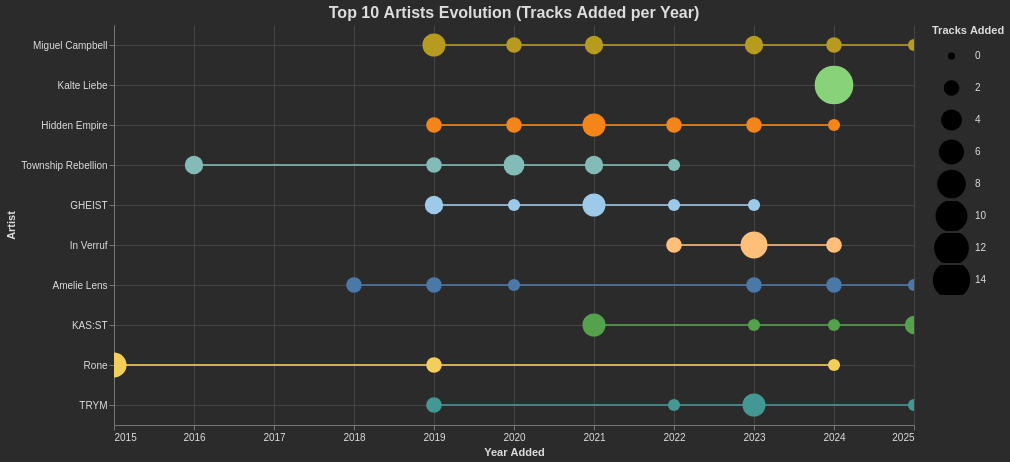

The notebook cell this image was saved under:
### Code cell
from Questions.artists_scatter import plot_artist_scatter
artist_chart = plot_artist_scatter(df_clean_track_list, top_n=10)
artist_chart.display()

### Figure 1 — Vega-Lite specification as saved in the notebook (floating-point values rounded to 4 significant figures)
{"config": {"view": {"continuousWidth": 300, "continuousHeight": 300, "stroke": "transparent"}, "axis": {"domainColor": "#777777", "grid": true, "gridColor": "#444444", "labelColor": "#dddddd", "tickColor": "#777777", "titleColor": "#dddddd"}, "background": "#2b2b2b", "legend": {"labelColor": "#dddddd", "titleColor": "#dddddd"}, "title": {"color": "#dddddd", "fontSize": 16}}, "layer": [{"mark": {"type": "line", "strokeWidth": 2}, "encoding": {"color": {"field": "artist_name", "legend": null, "scale": {"scheme": "tableau20"}, "type": "nominal"}, "opacity": {"condition": {"param": "param_615a1c9927d49475", "value": 0.8}, "value": 0.1}, "x": {"axis": {"format": "d", "grid": true}, "field": "added_year", "scale": {"zero": false}, "title": "Year Added", "type": "quantitative"}, "y": {"field": "artist_name", "sort": {"field": "track_count", "op": "sum", "order": "descending"}, "title": "Artist", "type": "nominal"}}, "name": "view_fa979566507b8997_0"}, {"mark": {"type": "circle"}, "encoding": {"color": {"field": "artist_name", "legend": null, "scale": {"scheme": "tableau20"}, "type": "nominal"}, "opacity": {"condition": {"param": "param_615a1c9927d49475", "value": 1.0}, "value": 0.2}, "size": {"field": "track_count", "legend": {"clipHeight": 30}, "scale": {"range": [50, 1500]}, "title": "Tracks Added", "type": "quantitative"}, "tooltip": [{"field": "artist_name", "title": "Artist", "type": "nominal"}, {"field": "added_year", "title": "Year", "type": "ordinal"}, {"field": "track_count", "title": "Tracks Added", "type": "quantitative"}], "x": {"axis": {"format": "d", "grid": true}, "field": "added_year", "scale": {"zero": false}, "title": "Year Added", "type": "quantitative"}, "y": {"field": "artist_name", "sort": {"field": "track_count", "op": "sum", "order": "descending"}, "title": "Artist", "type": "nominal"}}, "name": "view_649409697f5f751c_1"}], "data": {"name": "data-5a676c6b406812d9df49ac6c98763e2c"}, "height": 400, "params": [{"name": "param_615a1c9927d49475", "select": {"type": "point", "clear": "mouseout", "fields": ["artist_name"], "on": "mouseover"}, "views": ["view_649409697f5f751c_1"]}, {"name": "param_db82be42624d4632", "select": {"type": "interval", "encodings": ["x"]}, "bind": "scales", "views": ["view_fa979566507b8997_0"]}], "title": "Top 10 Artists Evolution (Tracks Added per Year)", "width": 800, "$schema": "https://vega.github.io/schema/vega-lite/v6.1.0.json", "datasets": {"data-5a676c6b406812d9df49ac6c98763e2c": [{"added_year": 2015, "artist_name": "Rone", "track_count": 6}, {"added_year": 2016, "artist_name": "Township Rebellion", "track_count": 3}, {"added_year": 2018, "artist_name": "Amelie Lens", "track_count": 2}, {"added_year": 2019, "artist_name": "Amelie Lens", "track_count": 2}, {"added_year": 2019, "artist_name": "GHEIST", "track_count": 3}, {"added_year": 2019, "artist_name": "Hidden Empire", "track_count": 2}, {"added_year": 2019, "artist_name": "Miguel Campbell", "track_count": 5}, {"added_year": 2019, "artist_name": "Rone", "track_count": 2}, {"added_year": 2019, "artist_name": "TRYM", "track_count": 2}, {"added_year": 2019, "artist_name": "Township Rebellion", "track_count": 2}, {"added_year": 2020, "artist_name": "Amelie Lens", "track_count": 1}, {"added_year": 2020, "artist_name": "GHEIST", "track_count": 1}, {"added_year": 2020, "artist_name": "Hidden Empire", "track_count": 2}, {"added_year": 2020, "artist_name": "Miguel Campbell", "track_count": 2}, {"added_year": 2020, "artist_name": "Township Rebellion", "track_count": 4}, {"added_year": 2021, "artist_name": "GHEIST", "track_count": 5}, {"added_year": 2021, "artist_name": "Hidden Empire", "track_count": 5}, {"added_year": 2021, "artist_name": "KAS:ST", "track_count": 5}, {"added_year": 2021, "artist_name": "Miguel Campbell", "track_count": 3}, {"added_year": 2021, "artist_name": "Township Rebellion", "track_count": 3}, {"added_year": 2022, "artist_name": "GHEIST", "track_count": 1}, {"added_year": 2022, "artist_name": "Hidden Empire", "track_count": 2}, {"added_year": 2022, "artist_name": "In Verruf", "track_count": 2}, {"added_year": 2022, "artist_name": "TRYM", "track_count": 1}, {"added_year": 2022, "artist_name": "Township Rebellion", "track_count": 1}, {"added_year": 2023, "artist_name": "Amelie Lens", "track_count": 2}, {"added_year": 2023, "artist_name": "GHEIST", "track_count": 1}, {"added_year": 2023, "artist_name": "Hidden Empire", "track_count": 2}, {"added_year": 2023, "artist_name": "In Verruf", "track_count": 7}, {"added_year": 2023, "artist_name": "KAS:ST", "track_count": 1}, {"added_year": 2023, "artist_name": "Miguel Campbell", "track_count": 3}, {"added_year": 2023, "artist_name": "TRYM", "track_count": 5}, {"added_year": 2024, "artist_name": "Amelie Lens", "track_count": 2}, {"added_year": 2024, "artist_name": "Hidden Empire", "track_count": 1}, {"added_year": 2024, "artist_name": "In Verruf", "track_count": 2}, {"added_year": 2024, "artist_name": "KAS:ST", "track_count": 1}, {"added_year": 2024, "artist_name": "Kalte Liebe", "track_count": 15}, {"added_year": 2024, "artist_name": "Miguel Campbell", "track_count": 2}, {"added_year": 2024, "artist_name": "Rone", "track_count": 1}, {"added_year": 2025, "artist_name": "Amelie Lens", "track_count": 1}, {"added_year": 2025, "artist_name": "KAS:ST", "track_count": 3}, {"added_year": 2025, "artist_name": "Miguel Campbell", "track_count": 1}, {"added_year": 2025, "artist_name": "TRYM", "track_count": 1}]}}
